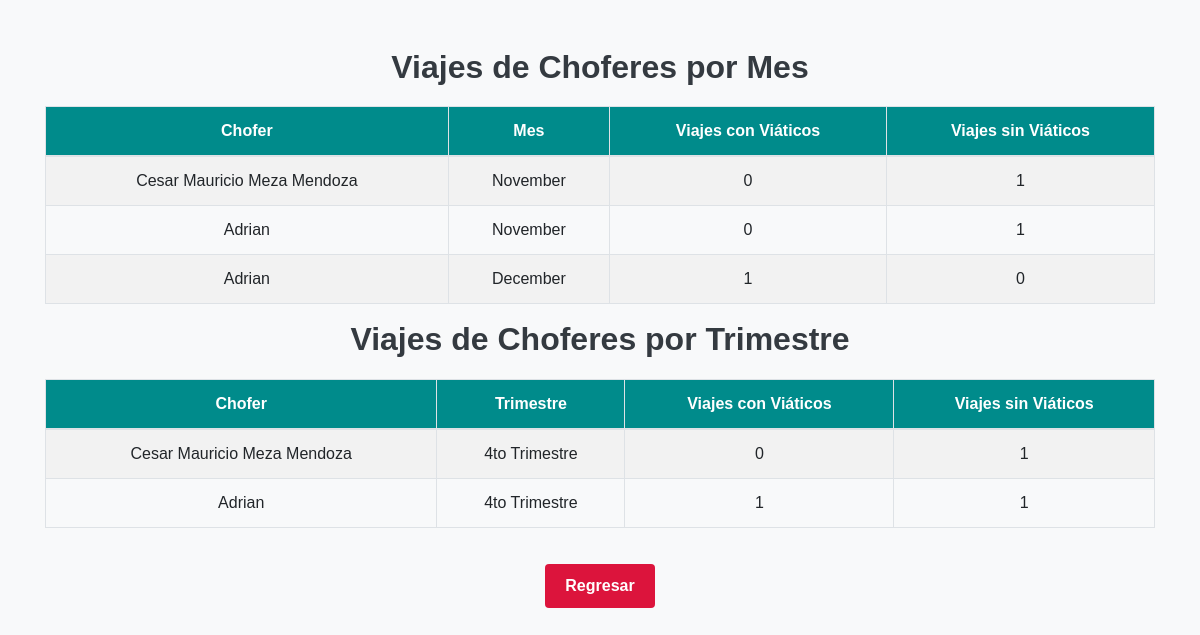
Screenshot of /app/registro_de_choferes/ with the database file from the repository.
### app/models.py (models this page shows, shortened)
class Chofer(models.Model):
    nombre = models.CharField(max_length=100)
    cedula = models.CharField(max_length=10, unique=True, null=True)

### app/views.py (the view)
# urls.py: path('registro_de_choferes/', views.registro_de_choferes, name='registro_de_choferes'),
def registro_de_choferes(request):
    viajes = Viaje.objects.values('chofer__nombre', 'fecha_salida__month', 'viaticos')
    datos_por_mes = []
    datos_por_trimestre = []
    trimestre_map = {
        1: "1er Trimestre", 2: "1er Trimestre", 3: "1er Trimestre",
        4: "2do Trimestre", 5: "2do Trimestre", 6: "2do Trimestre",
        7: "3er Trimestre", 8: "3er Trimestre", 9: "3er Trimestre",
        10: "4to Trimestre", 11: "4to Trimestre", 12: "4to Trimestre",
    }
    choferes_mes = {}
    choferes_trimestre = {}
    for viaje in viajes:
        chofer = viaje['chofer__nombre']
        mes_numero = viaje['fecha_salida__month']
        mes_nombre = calendar.month_name[mes_numero]
        trimestre_nombre = trimestre_map[mes_numero]
        viaticos = viaje['viaticos']
        if chofer not in choferes_mes:
            choferes_mes[chofer] = {}
        if mes_nombre not in choferes_mes[chofer]:
            choferes_mes[chofer][mes_nombre] = {'con_viaticos': 0, 'sin_viaticos': 0}
        if viaticos == 'con_viaticos':
            choferes_mes[chofer][mes_nombre]['con_viaticos'] += 1
        else:
            choferes_mes[chofer][mes_nombre]['sin_viaticos'] += 1
        if chofer not in choferes_trimestre:
            choferes_trimestre[chofer] = {}
        if trimestre_nombre not in choferes_trimestre[chofer]:
            choferes_trimestre[chofer][trimestre_nombre] = {'con_viaticos': 0, 'sin_viaticos': 0}
        if viaticos == 'con_viaticos':
            choferes_trimestre[chofer][trimestre_nombre]['con_viaticos'] += 1
        else:
            choferes_trimestre[chofer][trimestre_nombre]['sin_viaticos'] += 1
    for chofer, meses in choferes_mes.items():
        for mes, conteo in meses.items():
            datos_por_mes.append({
                'chofer': chofer,
                'mes': mes,
                'con_viaticos': conteo['con_viaticos'],
                'sin_viaticos': conteo['sin_viaticos']
            })
    for chofer, trimestres in choferes_trimestre.items():
        for trimestre, conteo in trimestres.items():
            datos_por_trimestre.append({
                'chofer': chofer,
                'trimestre': trimestre,
                'con_viaticos': conteo['con_viaticos'],
                'sin_viaticos': conteo['sin_viaticos']
            })
    return render(request, 'registro_de_choferes.html', {
        'datos_por_mes': datos_por_mes,
        'datos_por_trimestre': datos_por_trimestre,
    })

### app/templates/registro_de_choferes.html (shortened to what this page needs)
<!DOCTYPE html>
<html lang="es">
<head>
    <link rel="stylesheet" href="https://maxcdn.bootstrapcdn.com/bootstrap/4.5.2/css/bootstrap.min.css">
</head>
<body>
    <div class="container mt-5">
        <h2 class="text-center">Viajes de Choferes por Mes</h2>
        <table class="table table-striped table-bordered">
            <thead>
                <tr>
                    <th>Chofer</th>
                    <th>Mes</th>
                    <th>Viajes con Viáticos</th>
                    <th>Viajes sin Viáticos</th>
                </tr>
            </thead>
            <tbody>
                {% for dato in datos_por_mes %}
                <tr>
                    <td>{{ dato.chofer }}</td>
                    <td>{{ dato.mes }}</td>
                    <td>{{ dato.con_viaticos }}</td>
                    <td>{{ dato.sin_viaticos }}</td>
                </tr>
                {% endfor %}
            </tbody>
        </table>
        <h2 class="text-center">Viajes de Choferes por Trimestre</h2>
        <table class="table table-striped table-bordered">
            <thead>
                <tr>
                    <th>Chofer</th>
                    <th>Trimestre</th>
                    <th>Viajes con Viáticos</th>
                    <th>Viajes sin Viáticos</th>
                </tr>
            </thead>
            <tbody>
                {% for dato in datos_por_trimestre %}
                <tr>
                    <td>{{ dato.chofer }}</td>
                    <td>{{ dato.trimestre }}</td>
                    <td>{{ dato.con_viaticos }}</td>
                    <td>{{ dato.sin_viaticos }}</td>
                </tr>
                {% endfor %}
            </tbody>
        </table>
        <div class="btn-container">
            <a href="{% url 'registroViajes' %}" class="btn btn-custom">Regresar</a>
        </div>
    </div>
</body>
</html>

### app/templates/registro_de_choferes.html (style rules this page uses)
body { background-color: #f8f9fa; font-family: Arial, sans-serif; }
h2 { color: #343a40; margin-bottom: 20px; font-weight: bold; }
.table-striped tbody tr:nth-of-type(odd) { background-color: #f2f2f2; }
.table thead { background-color: #008B8B; color: white; }
.btn-custom { background-color: #DC143C; color: white; border: none; padding: 10px 20px; font-size: 16px; font-weight: bold; margin-top: 20px; }
.table th, .table td { text-align: center; }
.btn-container { display: flex; justify-content: center; }

### rows the page displays
Chofer: chofer "Cesar Mauricio Meza Mendoza", mes "November", con_viaticos "0", sin_viaticos "1", trimestre "4to Trimestre"
Chofer: chofer "Adrian", mes "November", con_viaticos "0", sin_viaticos "1", mes "December", con_viaticos "1", sin_viaticos "0", trimestre "4to Trimestre"
